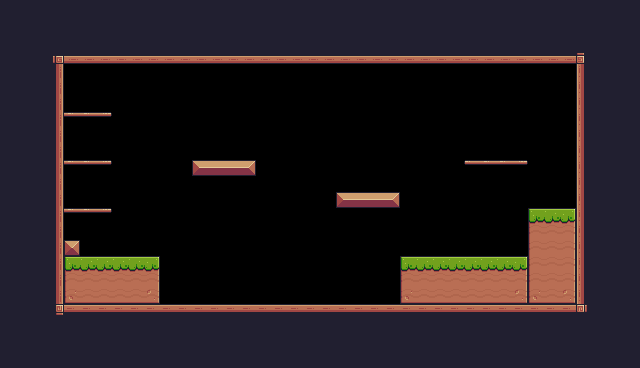

A 2D game scene composited from a Tiled map and its tileset images. What follows is a short description and the map's XML, with every tile layer's data as written:
An orthogonal 40x23 tile map with 16x16 px tiles, 1 tile layer (Background) and 27 objects (9x Fruit, 4x Platform, Player, Saw, Checkpoint, ...).

<map version="1.10" tiledversion="1.10.2" orientation="orthogonal" renderorder="right-down" width="40" height="23" tilewidth="16" tileheight="16" infinite="0" nextlayerid="4" nextobjectid="38">
 <tileset firstgid="1" source="Worderman.tsx" />
 <layer id="1" name="Background" width="40" height="23">
  <properties>
   <property name="BackgroundColor" value="Gray" />
  </properties>
  <data encoding="csv">
24,24,24,24,24,24,24,24,24,24,24,24,24,24,24,24,24,24,24,24,24,24,24,24,24,24,24,24,24,24,24,24,24,24,24,24,24,24,24,24,
24,24,24,24,24,24,24,24,24,24,24,24,24,24,24,24,24,24,24,24,24,24,24,24,24,24,24,24,24,24,24,24,24,24,24,24,24,24,24,24,
24,24,24,24,24,24,24,24,24,24,24,24,24,24,24,24,24,24,24,24,24,24,24,24,24,24,24,24,24,24,24,24,24,24,24,24,24,24,24,24,
24,24,24,92,134,134,134,134,134,134,134,134,134,134,134,134,134,134,134,134,134,134,134,134,134,134,134,134,134,134,134,134,134,134,134,134,93,24,24,24,
24,24,24,113,0,0,0,0,0,0,0,0,0,0,0,0,0,0,0,0,0,0,0,0,0,0,0,0,0,0,0,0,0,0,0,0,111,24,24,24,
24,24,24,113,0,0,0,0,0,0,0,0,0,0,0,0,0,0,0,0,0,0,0,0,0,0,0,0,0,0,0,0,0,0,0,0,111,24,24,24,
24,24,24,113,0,0,0,0,0,0,0,0,0,0,0,0,0,0,0,0,0,0,0,0,0,0,0,0,0,0,0,0,0,0,0,0,111,24,24,24,
24,24,24,113,41,41,42,0,0,0,0,0,0,0,0,0,0,0,0,0,0,0,0,0,0,0,0,0,0,0,0,0,0,0,0,0,111,24,24,24,
24,24,24,113,0,0,0,0,0,0,0,0,0,0,0,0,0,0,0,0,0,0,0,0,0,0,0,0,0,0,0,0,0,0,0,0,111,24,24,24,
24,24,24,113,0,0,0,0,0,0,0,0,0,0,0,0,0,0,0,0,0,0,0,0,0,0,0,0,0,0,0,0,0,0,0,0,111,24,24,24,
24,24,112,113,41,41,42,0,0,0,0,0,13,14,14,15,0,0,0,0,0,0,0,0,0,0,0,0,0,40,41,41,42,0,0,0,111,24,24,24,
24,24,112,113,0,0,0,0,0,0,0,0,0,0,0,0,0,0,0,0,0,0,0,0,0,0,0,0,0,0,0,0,0,0,0,0,111,24,24,24,
24,24,112,113,0,0,0,0,0,0,0,0,0,0,0,0,0,0,0,0,0,13,14,14,15,0,0,0,0,0,0,0,0,0,0,0,111,24,24,24,
24,24,112,113,41,41,42,0,0,0,0,0,0,0,0,0,0,0,0,0,0,0,0,0,0,0,0,0,0,49,49,49,49,7,8,9,111,24,24,24,
24,24,112,113,0,0,0,0,0,0,0,0,0,0,0,0,0,0,0,0,0,0,0,0,72,72,72,72,0,0,0,0,0,29,30,31,111,24,24,24,
24,24,24,113,35,0,0,0,0,0,0,0,0,0,0,0,0,0,0,0,0,0,0,0,0,0,0,0,0,0,0,0,0,29,30,31,111,24,24,24,
24,24,24,113,7,8,8,8,8,9,0,0,0,0,0,0,0,0,0,0,0,0,0,0,0,7,8,8,8,8,8,8,9,29,30,31,111,24,24,24,
24,24,24,113,29,30,30,30,30,31,0,0,0,0,0,0,0,0,0,0,0,0,0,0,0,29,30,30,30,30,30,30,31,29,30,31,111,24,24,24,
24,24,24,113,51,52,52,52,52,53,0,0,0,0,0,0,0,0,0,0,0,0,0,0,0,51,52,52,52,52,52,52,53,51,52,53,111,24,24,24,
24,24,24,114,90,90,90,90,90,90,90,90,90,90,90,90,90,90,90,90,90,90,90,90,90,90,90,90,90,90,90,90,90,90,90,90,115,24,24,24,
24,24,24,24,24,24,24,24,24,24,24,24,24,24,24,24,24,24,24,24,24,24,24,24,24,24,24,24,24,24,24,24,24,24,24,24,24,24,24,24,
24,24,24,24,24,24,24,24,24,24,24,24,24,24,24,24,24,24,24,24,24,24,24,24,24,24,24,24,24,24,24,24,24,24,24,24,24,24,24,24,
24,24,24,24,24,24,24,24,24,24,24,24,24,24,24,24,24,24,24,24,24,24,24,24,24,24,24,24,24,24,24,24,24,24,24,24,24,24,24,24
</data>
 </layer>
 <objectgroup id="2" name="Spawnpoints">
  <object id="4" name="Player" type="Player" x="128" y="224" width="32" height="32" />
  <object id="21" name="Bananas" type="Fruit" x="80" y="80" width="32" height="32" />
  <object id="22" name="Orange" type="Fruit" x="80" y="128" width="32" height="32" />
  <object id="23" name="Apple" type="Fruit" x="80" y="176" width="32" height="32" />
  <object id="24" name="Cherries" type="Fruit" x="192" y="128" width="32" height="32" />
  <object id="25" name="Cherries" type="Fruit" x="224" y="128" width="32" height="32" />
  <object id="26" name="Cherries" type="Fruit" x="208" y="96" width="32" height="32" />
  <object id="27" name="Cherries" type="Fruit" x="336" y="160" width="32" height="32" />
  <object id="28" name="Cherries" type="Fruit" x="368" y="160" width="32" height="32" />
  <object id="29" name="Cherries" type="Fruit" x="352" y="128" width="32" height="32" />
  <object id="34" type="Saw" x="288" y="128" width="32" height="32">
   <properties>
    <property name="isVertical" type="bool" value="true" />
    <property name="offNeg" type="float" value="4" />
    <property name="offPos" type="float" value="3" />
   </properties>
  </object>
  <object id="36" type="Checkpoint" x="464" y="96" width="64" height="64" />
  <object id="37" name="Chicken" type="Chicken" x="336" y="272" width="32" height="32">
   <properties>
    <property name="offNeg" type="float" value="12" />
    <property name="offPos" type="float" value="5" />
   </properties>
  </object>
 </objectgroup>
 <objectgroup id="3" name="Collisions">
  <object id="7" x="48" y="48" width="16" height="272" />
  <object id="8" x="64" y="48" width="528" height="16" />
  <object id="9" x="576" y="64" width="16" height="256" />
  <object id="10" x="64" y="304" width="512" height="16" />
  <object id="11" x="64" y="240" width="16" height="16" />
  <object id="12" x="64" y="256" width="96" height="48" />
  <object id="13" x="192" y="160" width="64" height="16" />
  <object id="14" x="336" y="192" width="64" height="16" />
  <object id="15" x="400" y="256" width="128" height="48" />
  <object id="17" type="Platform" x="464" y="160" width="64" height="16" />
  <object id="18" type="Platform" x="64" y="160" width="48" height="16" />
  <object id="19" type="Platform" x="64" y="112" width="48" height="16" />
  <object id="20" type="Platform" x="64" y="208" width="48" height="16" />
  <object id="35" x="528" y="208" width="48" height="96" />
 </objectgroup>
</map>
